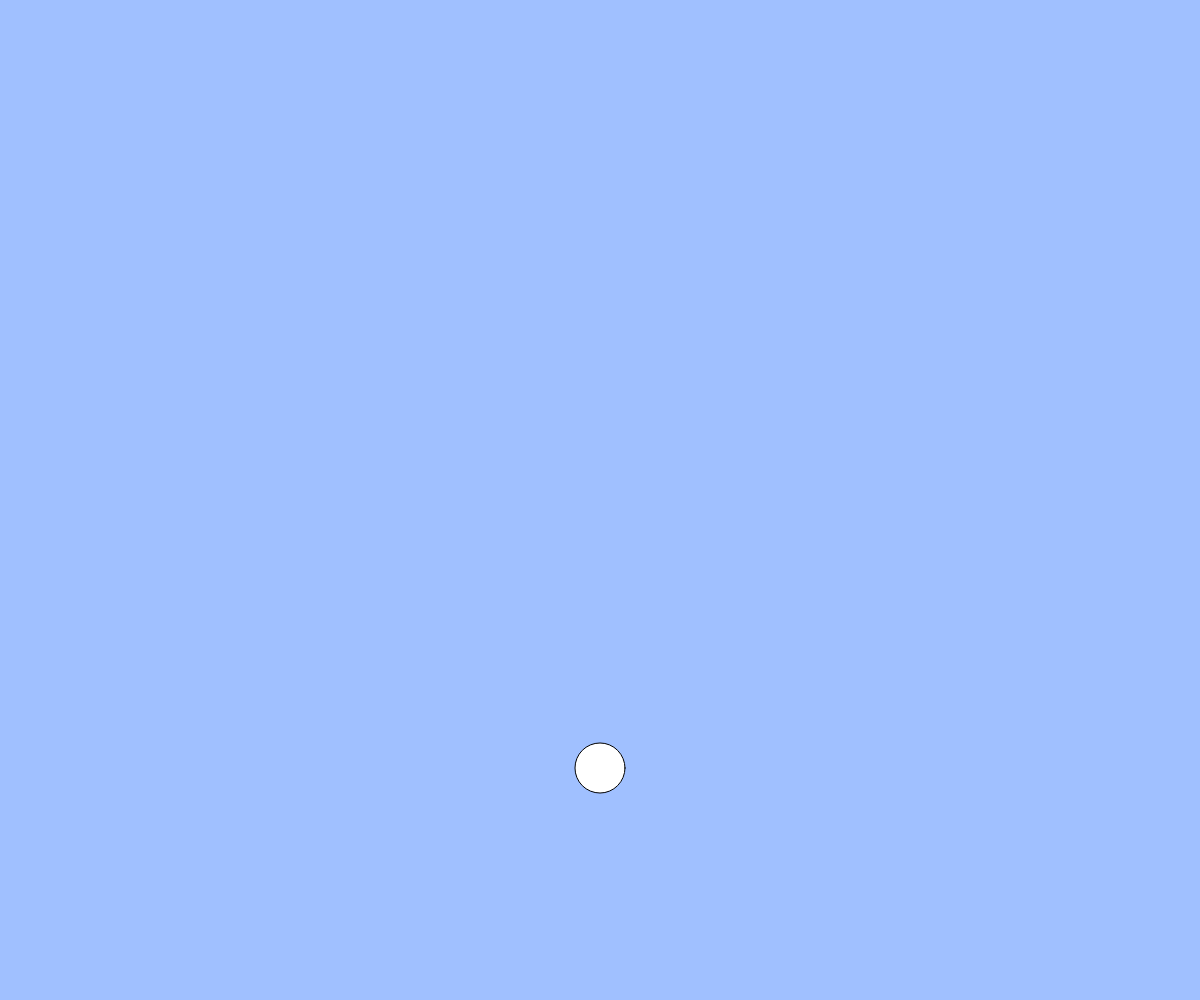
Frame 1 (no input)
Frame 60 (no input): identical to frame 1, image omitted
Frame 120 (the mouse pressed at the canvas centre since frame 60): identical to frame 1, image omitted

The p5.js sketch that drew this single still picture (run headless with seeded random() and noise() and a simulated clock; from frame 60 on, the mouse is pressed at the canvas centre):

// p5.js sketch
// ── sketch.js
// テキスト「キーボード操作に反応する」
let x, y;

function setup(){
  createCanvas(windowWidth, windowHeight);
  x = width / 2;
  y = height / 2;
}

function draw(){
  background(160, 192, 255);
  ellipse(x, y+268, 50);
  if(keyIsDown(LEFT_ARROW)){ x -= 5; }
  if(keyIsDown(RIGHT_ARROW)){ x += 5; }
  if(keyIsDown("A".charCodeAt(0))){ x+= 10; }
  if(keyIsDown(" ".charCodeAt(0))){ x-= 10; }
}

// イベントハンドラを使用するパターン
// function keyPressed(){
//   if(keyCode == LEFT_ARROW){ x -= 5; }
//   else if(keyCode == RIGHT_ARROW){ x+= 5; }
//   else if(keyCode == DOWN_ARROW){ y += 5; }
//   else if(keyCode == UP_ARROW){ y -= 5; }
//   else if(key == "A"){ x += 10; }
// }

function windowResized(){
  resizeCanvas(windowWidth, windowHeight);
}
